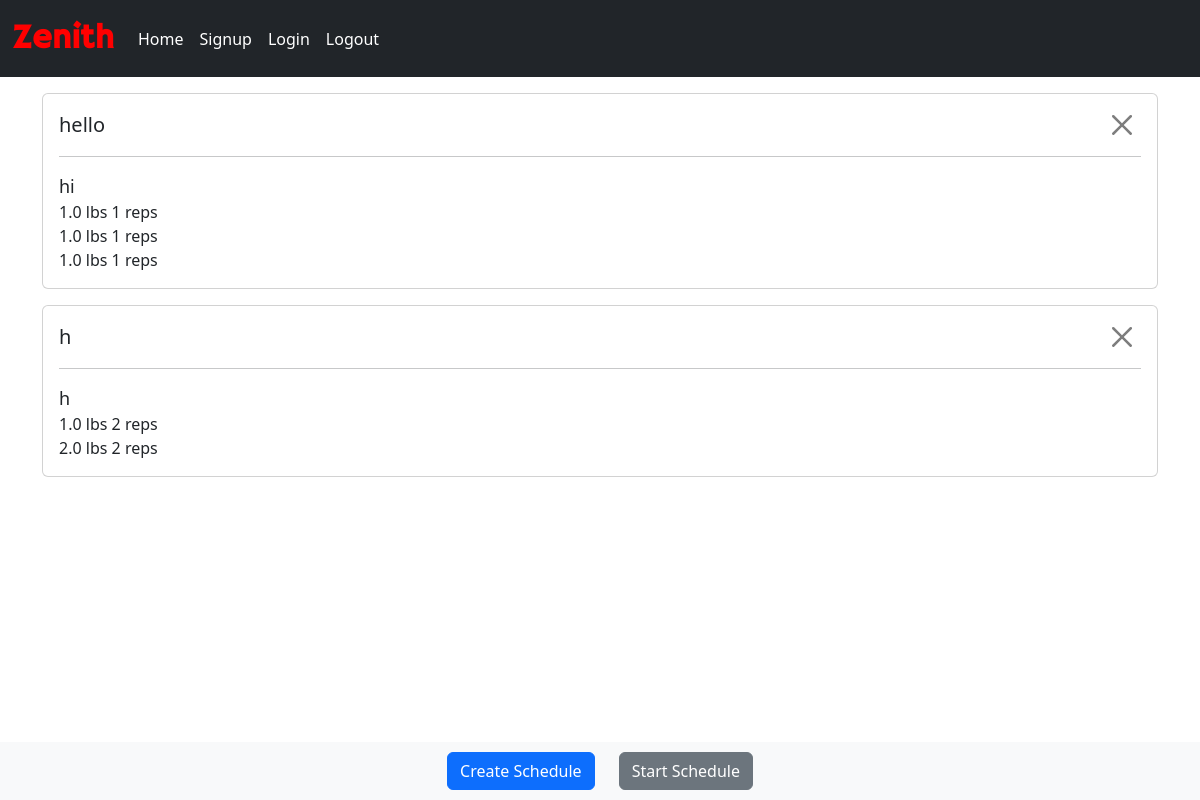
The page /home (signed in) on the database as committed earlier.
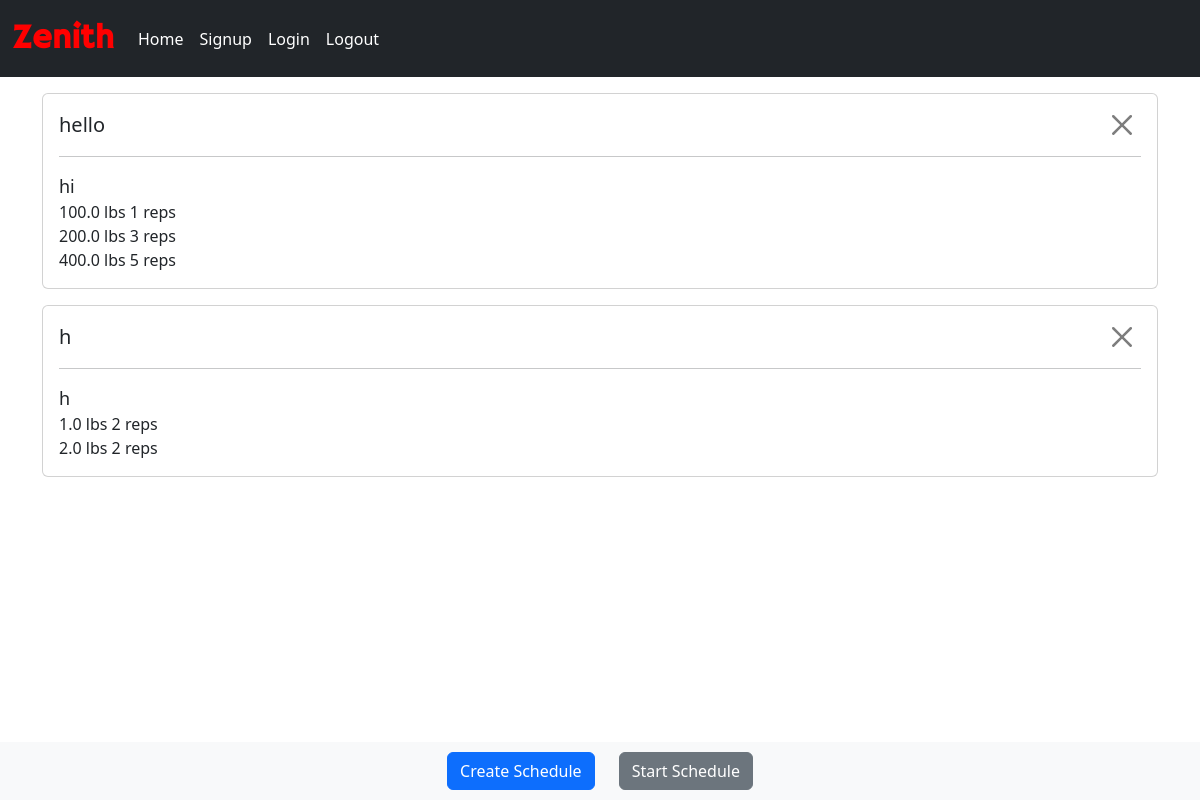
The same page on the database as committed later.
### website/models.py (models this page shows)
class Schedule(db.Model, UserMixin):
    id = db.Column(db.Integer, primary_key=True)
    schedule_name = db.Column(db.String(100), nullable=False)
    date_created = db.Column(db.DateTime, default=datetime.utcnow(), nullable=False)
    user_id = db.Column(db.Integer, db.ForeignKey('user.id'), nullable=False)
    exercises = db.relationship('Exercise', backref='schedule', lazy=True)

class Exercise(db.Model, UserMixin):
    id = db.Column(db.Integer, primary_key=True)
    exercise_name = db.Column(db.String(100), nullable=False)
    schedule_id = db.Column(db.Integer, db.ForeignKey('schedule.id'))
    user_id = db.Column(db.Integer, db.ForeignKey('user.id'), nullable=False)
    sets = db.relationship('Set', backref='exercise', lazy=True)

class Set(db.Model, UserMixin):
    id = db.Column(db.Integer, primary_key=True)
    reps = db.Column(db.Integer, nullable=False)
    weight = db.Column(db.Float, nullable=False)
    exercise_id = db.Column(db.Integer, db.ForeignKey('exercise.id'), nullable=False)
    user_id = db.Column(db.Integer, db.ForeignKey('user.id'), nullable=False)

### website/training.py (the view)
@training.route("/", methods=['POST', 'GET'])
@training.route("/home", methods=['POST', 'GET'])
@login_required
def home():
    schedules = Schedule.query.filter_by(user_id=current_user.id).all()
    exercises = Exercise.query.filter_by(user_id=current_user.id).all()
    sets = Set.query.filter_by(user_id=current_user.id).all()
    return render_template("index.html", schedules=schedules, exercises=exercises, sets=sets, current_user=current_user)

### website/__init__.py (called while the page is built)
def create_app():
    app = Flask(__name__)
    app.config["SQLALCHEMY_DATABASE_URI"] = "sqlite:///project.db"
    app.config['SECRET_KEY'] = os.getenv('FLASK_SECRET_KEY', 'a_default_secret_key')
    app.config['SESSION_PERMANENT'] = True
    app.config['PERMANENT_SESSION_LIFETIME'] = 604800
    db.init_app(app)
    from .auth import auth
    app.register_blueprint(auth)
    from .training import training
    app.register_blueprint(training)
    from .models import User
    create_database(app)
    login_manager.login_view = "auth.login"
    login_manager.login_message = "You must be signed in to reach this page!"
    login_manager.login_message_category = "danger"
    login_manager.init_app(app)
    @login_manager.user_loader
    def load_user(id):
        return User.query.get(int(id))
    return app

### website/templates/index.html (shortened to what this page needs)
{% extends 'base.html' %}
{% block content %}
<div class="container" style="margin-bottom: 15%;">
    {% for schedule in schedules %}
    <div id="schedule_{{ schedule.id }}" class="card clickable p-3 mt-3" onclick="selectSchedule({{ schedule.id }})">
        <div class="schedule-name">
            {{ schedule.schedule_name }}
            <div class="btnDiv d-inline">
                <button class="btn-close"  onclick="deleteSchedule({{schedule.id}})"></button>
            </div>
        </div>
        <div class="exercise-name">
            {% for exercise in exercises %}
                {% if exercise.schedule_id == schedule.id %}
                <hr>
                    {{ exercise.exercise_name }}
                    <div class="set-data">
                        {% for set in sets %}
                            {% if set.exercise_id == exercise.id %}
                                <div>{{ set.weight }} lbs {{ set.reps }} reps</div>
                            {% endif %}
                        {% endfor %}
                    </div>
                {% endif %}
            {% endfor %}
        </div>
    </div>
    {% endfor %}
</div>
<div class="bottom-row">
    <div class="container">
        <div class="row justify-content-center">
            <div class="col-auto">
                <a href="/schedule/create"><button class="btn btn-primary">Create Schedule</button></a>
            </div>
            <div class="col-auto">
                <button onclick="startSelectedSchedule()" class="btn btn-secondary">Start Schedule</button>
            </div>
        </div>
    </div>
</div>
{% endblock %}

### website/templates/base.html (shortened to what this page needs)
<!DOCTYPE html>
<html lang="en">
<head>
    <link href="https://cdn.jsdelivr.net/npm/bootstrap@5.3.2/dist/css/bootstrap.min.css" rel="stylesheet">
</head>
<body>
    <nav class="navbar navbar-expand-lg bg-dark">
        <div class="container-fluid">
          <a class="navbar-brand" href="/home">
            Zenith
          </a>
          <div class="collapse navbar-collapse" id="navbarNav">
            <ul class="navbar-nav">
              <li class="nav-item">
                <a class="nav-link active text-white" aria-current="page" href="/home">Home</a>
              </li>
              <li class="nav-item">
                <a class="nav-link text-white" href="/signup">Signup</a>
              </li>
              <li class="nav-item">
                <a class="nav-link text-white" href="/login">Login</a>
              </li>
              <li class="nav-item">
                <a class="nav-link text-white" href="/logout">Logout</a>
              </li>
            </ul>
          </div>
        </div>
      </nav>
    {% block content %}
    {% endblock %}
</body>
</html>

### website/templates/index.html (style rules this page uses)
.bottom-row { position: fixed; bottom: 0; width: 100%; background-color: #f8f9fa; padding: 10px; text-align: center; }
.clickable { cursor: pointer; }
.btnDiv { position: absolute; right: 20px; }
.schedule-name { font-size: 20px; }
.exercise-name { font-size: 18px; }
.set-data { font-size: 16px; }

Rows that differ between the two databases and show on the page:
changed Set (number 1 of 5 on the later page): weight "1.0" → "100.0"
changed Set (number 2 of 5 on the later page): weight "1.0" → "200.0"; reps "1" → "3"
changed Set (number 3 of 5 on the later page): weight "1.0" → "400.0"; reps "1" → "5"
